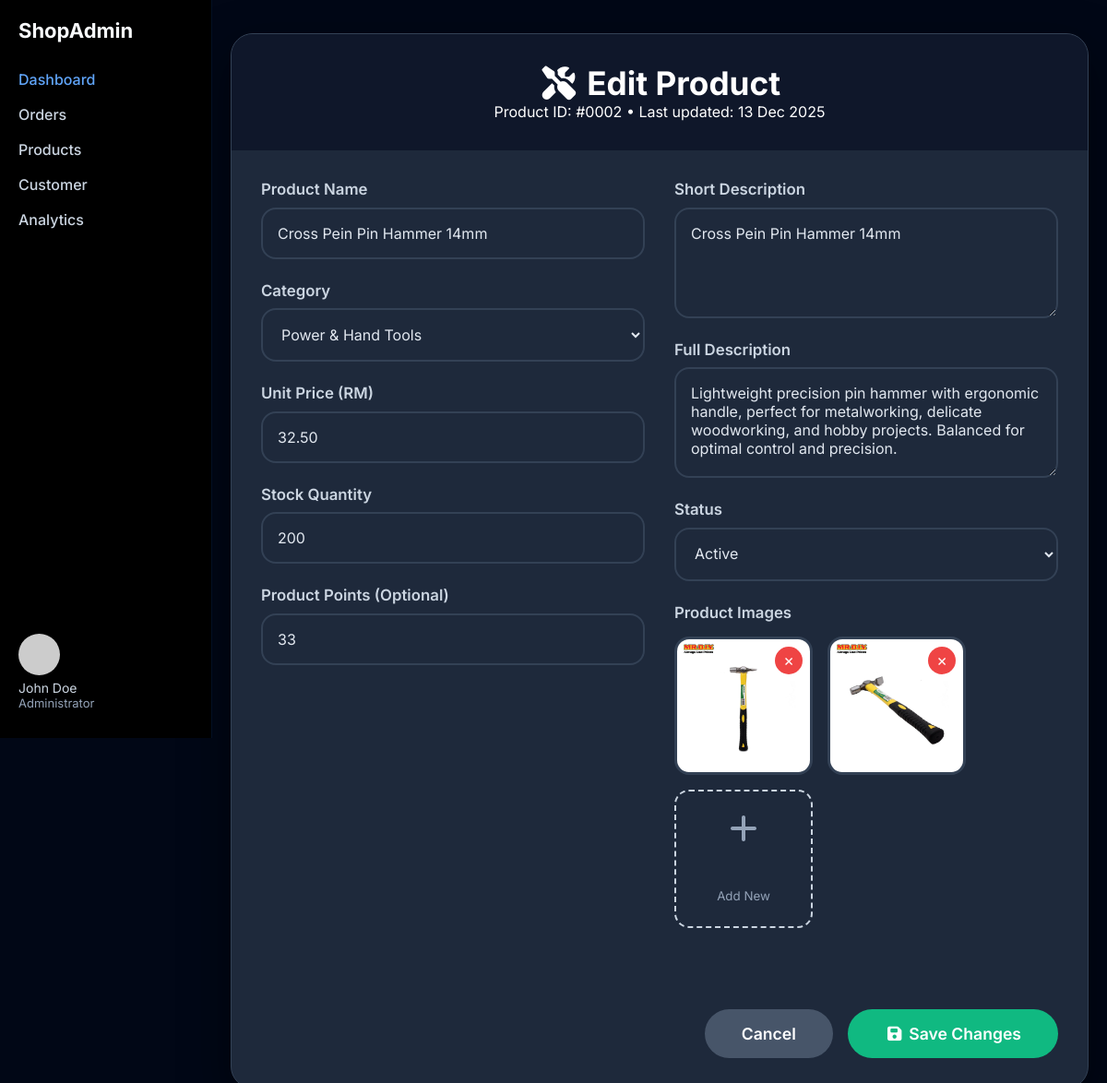
Screenshot of /pages/admin/admin-product-update.php?id=2 with the database file from the repository.
### tables this page shows
CREATE TABLE `product` (
  `product_id` int(11) NOT NULL,
  `product_name` varchar(500) NOT NULL,
  `stock_quantity` int(11) NOT NULL DEFAULT 0,
  `description` varchar(10000) DEFAULT NULL,
  `short_desc` varchar(500) DEFAULT NULL,
  `unit_price` decimal(10,2) NOT NULL,
  `product_point` int(11) DEFAULT 0,
  `sold_number` int(11) NOT NULL DEFAULT 0,
  `category_code` int(11) NOT NULL,
  `status` varchar(50) NOT NULL DEFAULT "active",
  `created_at` DATETIME NOT NULL DEFAULT CURRENT_TIMESTAMP 
);

CREATE TABLE `category` (
  `category_code` int(11) NOT NULL,
  `category_name` varchar(30) NOT NULL,
  `description` varchar(1500) DEFAULT NULL
);

CREATE TABLE `productvisualmedia` (
  `media_id` int(11) NOT NULL,
  `product_id` int(11) NOT NULL,
  `position` int(11) NOT NULL DEFAULT 0,
  `created_at` timestamp NOT NULL DEFAULT current_timestamp(),
  `file_path` varchar(100) NOT NULL,
  `alt` varchar(50) DEFAULT NULL,
  `is_show` tinyint(1) NOT NULL DEFAULT 1,
  `type` enum('Video','Image','Video URL','Image URL') NOT NULL
);

### DAO/product_dao.php (called while the page is built, shortened)
<?php
function getProductByIdDao($id)
{
    global $_db;
    $stmt = $_db->prepare("SELECT
                            p.*,
                            c.category_name
                           FROM product p
                           JOIN category c ON p.category_code = c.category_code
                           WHERE p.isdeleted = 0 AND p.status = 'active' AND p.product_id = ? ");
    $stmt->execute([$id]);
    return $stmt->fetch();
}
function getProductImagesDao($product_id)
{
    global $_db;
    $stmt = $_db->prepare("SELECT pvm.file_path, pvm.alt, pvm.position
                           FROM productvisualmedia pvm
                           JOIN product p ON p.product_id = pvm.product_id
                           WHERE pvm.product_id = ?
                            AND p.isdeleted = 0");
    $stmt->execute([$product_id]);
    return $stmt->fetchAll();
}
function getAllCategoryDao()
{
    global $_db;
    $stmt = $_db->query("SELECT * FROM category");
    return $stmt->fetchAll();
}

### controller/product-controller.php (called while the page is built, shortened)
<?php
require_once __DIR__ . '/../_base.php';
require __DIR__ . '/../DAO/product_dao.php';
function getProductById($id)
{
    return getProductByIdDao($id);
}
function getAllCategory()
{
    return getAllCategoryDao();
}
function getProductImages($id)
{
    return getProductImagesDao($id);
}

### pages/admin/admin-product-update.php (the view, shortened to what this page needs)
<link rel="stylesheet" href="../../css/admin-product-update.css">
<link rel="stylesheet" href="../../css/msg.css">
<?php
require '../../controller/product-controller.php';
include 'adminHeader.php';
$id = $_GET['id'] ?? 0;
$product = getProductById($id);
$categories = getAllCategory();
$images = getProductImages($id);
?>
<body>
    <div class="admin-container">
        <div class="admin-header">
            <h1><i class="fa-solid fa-screwdriver-wrench"></i> Edit Product</h1>
            <p>Product ID: #<?= sprintf("%04d", $product->product_id) ?> • Last updated: <?= date('d M Y') ?></p>
        </div>
        <form id="updateProductForm" method="POST" enctype="multipart/form-data" action="../../controller/admin-controller.php">
            <div class="form-grid">
                <div>
                    <div class="form-group">
                        <label>Product Name</label>
                        <input type="text" name="product_name" value="<?= htmlspecialchars($product->product_name) ?>" required>
                    </div>
                    <div class="form-group">
                        <label>Category</label>
                        <select name="category_code" required>
                            <?php foreach ($categories as $cat): ?>
                                <option value="<?= htmlspecialchars($cat->category_code) ?>"
                                    <?= $cat->category_code == $product->category_code ? 'selected' : '' ?>>
                                    <?= htmlspecialchars($cat->category_name) ?>
                                </option>
                            <?php endforeach; ?>
                        </select>
                    </div>
                    <div class="form-group">
                        <label>Unit Price (RM)</label>
                        <input type="number" step="0.01" name="unit_price" value="<?= $product->unit_price ?>" required>
                    </div>
                    <div class="form-group">
                        <label>Stock Quantity</label>
                        <input type="number" name="stock_quantity" value="<?= $product->stock_quantity ?>" required>
                    </div>
                    <div class="form-group">
                        <label>Product Points (Optional)</label>
                        <input type="number" name="product_point" value="<?= $product->product_point ?? 0 ?>">
                    </div>
                </div>
                <div>
                    <div class="form-group">
                        <label>Short Description</label>
                        <textarea name="short_desc"><?= htmlspecialchars($product->short_desc ?? '') ?></textarea>
                    </div>
                    <div class="form-group">
                        <label>Full Description</label>
                        <textarea name="description"><?= htmlspecialchars($product->description ?? '') ?></textarea>
                    </div>
                    <div class="form-group">
                        <label>Status</label>
                        <select name="status" class="form-input">
                            <option value="active" <?= $product->status === 'active' ? 'selected' : '' ?>>Active</option>
                        </select>
                    </div>
                    <div class="form-group">
                        <label>Product Images</label>
                        <div class="image-preview">
                            <?php foreach ($images as $img): ?>
                                <div class="img-box existing-img" data-filename="<?= htmlspecialchars($img->file_path) ?>">
                                    <img src="../../<?= htmlspecialchars($img->file_path) ?>" alt="<?= $img->alt ?>">
                                    <button type="button" class="remove-img">×</button>
                                </div>
                            <?php endforeach; ?>
                            <div class="img-box add-new" style="border:2px dashed #cbd5e1; display:grid; place-items:center; color:#94a3b8;">
                                <i class="fa-solid fa-plus" style="font-size:2rem;"></i>
                                <small>Add New</small>
                            </div>
                        </div>
                    </div>
                </div>
                <div class="btn-group">
                    <button type="button" class="btn btn-cancel" onclick="history.back()">Cancel</button>
                    <button type="submit" class="btn btn-save">
                        <i class="fa-solid fa-save"></i> Save Changes
                    </button>
                </div>
            </div>
        </form>
    </div>
</body>
<?php include 'adminFooter.php'; ?>

### css/admin-product-update.css (style rules this page uses)
:root { --color-bg-body: #0f172a; --color-card-bg: #1e293b; --color-input-bg: #1e293b; --color-upload-bg: #1e293b; --color-text-primary: #e2e8f0; --color-text-heading: #f8fafc; --color-text-label: #cbd5e1; --color-text-muted: #94a3b8; --color-text-placeholder: #64748b; --color-border: #334155; --color-border-dashed: #475569; --color-border-focus: #60a5fa; --color-primary: #f59e0b; --color-primary-hover: #d97706; --color-focus: #60a5fa; --color-danger: #ef4444; --color-required: #f87171; --shadow-card: 0 20px 50px rgba(0, 0, 0, 0.5); --shadow-input-focus: 0 0 0 5px rgba(96, 165, 250, 0.2); --shadow-btn-primary: 0 10px 30px rgba(245, 158, 11, 0.4); }
.admin-container { max-width: 1200px; margin: 1rem auto; background: var(--color-card-bg); border-radius: 24px; box-shadow: var(--shadow-card); overflow: hidden; border: 1px solid var(--color-border); }
.admin-header { background: #0f172a; color: white; padding: 2rem; text-align: center; }
.admin-header h1 { margin: 0; font-size: 2.2rem; font-weight: 700; }
.form-grid { display: grid; grid-template-columns: 1fr 1fr; gap: 2rem; padding: 2rem; }
.form-group { margin-bottom: 1.5rem; }
label { display: block; margin-bottom: 0.6rem; font-weight: 600; color: var(--color-text-label); font-size: 1.05rem; }
input, select, textarea { width: 100%; padding: 1rem; border: 2px solid var(--color-border); border-radius: 16px; font-size: 1rem; background: var(--color-input-bg); color: var(--color-text-primary); transition: all 0.3s ease; }
input::placeholder, textarea::placeholder { color: var(--color-text-placeholder); }
textarea { min-height: 120px; resize: vertical; }
.image-preview { display: flex; flex-wrap: wrap; gap: 1rem; margin-top: 1rem; }
.img-box { position: relative; width: 150px; height: 150px; border-radius: 16px; overflow: hidden; border: 3px solid var(--color-border); background: var(--color-upload-bg); }
.img-box img { width: 100%; height: 100%; object-fit: cover; }
.remove-img { position: absolute; top: 8px; right: 8px; background: var(--color-danger); color: white; width: 30px; height: 30px; border-radius: 50%; border: none; cursor: pointer; font-size: 1.1rem; transition: all 0.3s; }
.btn-group { grid-column: 1 / -1; display: flex; gap: 1rem; justify-content: flex-end; margin-top: 2rem; }
.btn { padding: 1rem 2.5rem; border: none; border-radius: 50px; font-size: 1.1rem; font-weight: 600; cursor: pointer; transition: all 0.3s ease; }
.btn-save { background: #10b981; color: white; }
.btn-cancel { background: #475569; color: white; }

### css/admin.css (style rules this page uses)
:root { --color-bg-body: #010716; --color-text-light: #e2e8f0; --color-sidebar-bg: #000000; --color-sidebar-border: #021024; --color-logo-text: #f8fafc; --color-menu-text: #cbd5e1; --color-menu-active: #60a5fa; --color-admin-name: #cbd5e1; --color-admin-name-muted: #94a3b8; --color-search-border: #475569; --color-search-bg: #000000; --color-search-text: #f1f5f9; }
* { margin: 0; padding: 0; box-sizing: border-box; font-family: Inter, sans-serif; }
body { background: var(--color-bg-body); color: var(--color-text-light); }

### rows the page displays
product: product_id "0002", product_name "Cross Pein Pin Hammer 14mm", category_code "Power & Hand Tools", unit_price "32.50", stock_quantity "200", product_point "33", short_desc "Cross Pein Pin Hammer 14mm", description "Lightweight precision pin hammer with ergonomic handle, perfect for metalworking, delicate woodworking, and hobby projects. Balanced for optimal control and precision.", status "Active"
productvisualmedia: file_path (picture)
productvisualmedia: file_path (picture)
